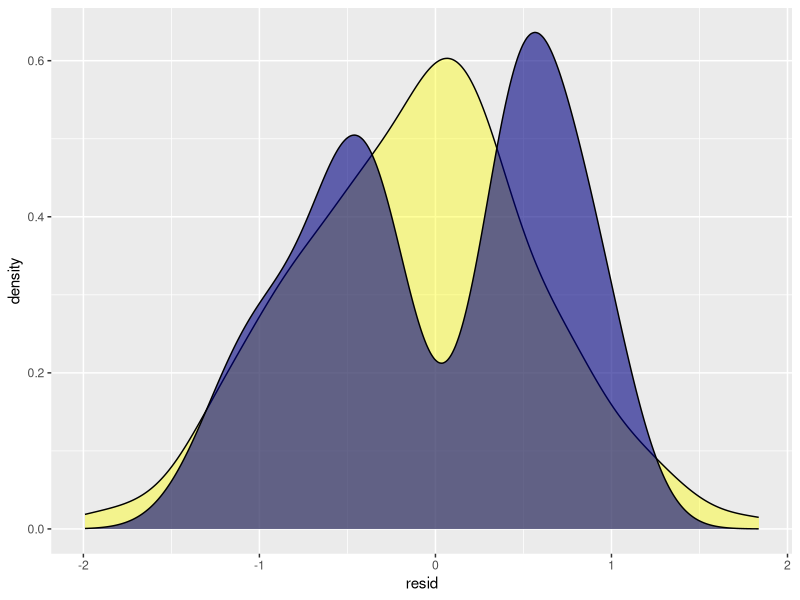
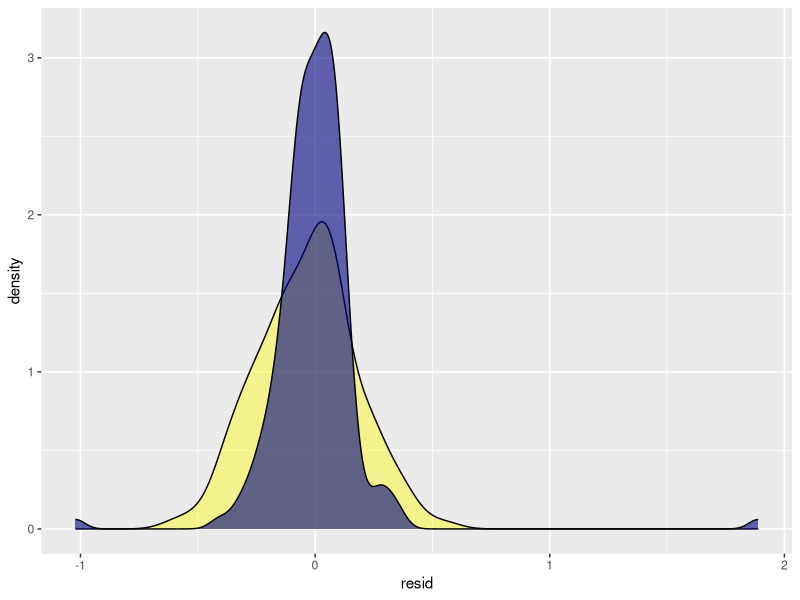

Write R code to recreate these figures, in order.
##########################
##LECTURE 5: OLS Example##
##########################

#EXAMPLE 1 -- OLS 

#Read in file
  dir <- "/Users/jeff/Documents/Github/data-science/lecture-05/data"
  setwd(dir)
  df <- read.csv("tollroad_ols.csv")

#Check file
  str(df[1:3,])
  df$date <- as.Date(df$date, "%Y-%m-%d")
  df$fips <- factor(df$fips)
  
#Check correlations
  tab <- cor(log(df[,c(4:8)]), use = "complete")

#Set training/testing
  df$flag <- 0
  df$flag[df$year >= 2015] <- 1
  
#Run LM, v1
  fit <- lm( log(transactions) ~ log(emp), data = df[df$flag == 0,])
  summary(fit)
  
#Check coefficient
  summary(fit)$coef
  summary(fit)$r.squared
  str(summary(fit))
  
#Check errors
  library(ggplot2)
  x <- data.frame(resid = fit$residuals)
  set.seed(50)
  x$norm <- rnorm(nrow(x), mean(x$resid), sd(x$resid))
  
#Graph errors to check for normality
  ggplot(x, aes(resid)) + 
    geom_density(aes(norm), alpha = 0.4, fill = "yellow") + 
    geom_density(fill = "navy", alpha = 0.6) 
  
#LM v2
  fit <- lm(log(transactions) ~ log(emp) + log(bldgs) + log(wti_eia) + fips, 
            data = df[df$flag == 0,])
  summary(fit)
  
#Check errors
  x <- data.frame(resid = fit$residuals)
  set.seed(50)
  x$norm <- rnorm(nrow(x), mean(x$resid), sd(x$resid))
  ggplot(x, aes(resid)) + 
    geom_density(aes(norm), alpha = 0.4, fill = "yellow") + 
    geom_density(fill = "navy", alpha = 0.6) 
  
#Predict
  df$yhat <- predict(fit, newdata = df) 
  mape <- function(y_hat, y){
    
    return(100*mean(abs(y_hat/y-1), na.rm = T))
  }
  
#Check train versus test
  #train error
  train_error <- mape(df[df$flag == 0, "yhat"], log(df[df$flag == 0, "transactions"]))
  
  #test error
  test_error <- mape(df[df$flag == 1, "yhat"], log(df[df$flag == 1, "transactions"]))
